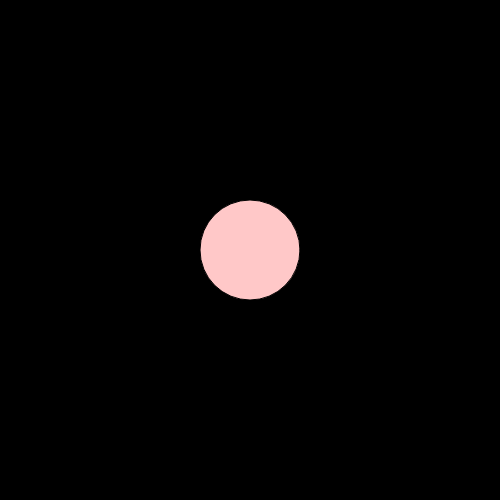
Frame 1 (no input)
Frame 60 (no input): identical to frame 1, image omitted
Frame 120 (the mouse pressed at the canvas centre since frame 60): identical to frame 1, image omitted

The p5.js sketch that drew this single still picture (run headless with seeded random() and noise() and a simulated clock; from frame 60 on, the mouse is pressed at the canvas centre):

// p5.js sketch
// ── sketch.js
function setup() {
    createCanvas(500, 500);
}

function draw() {
    background(0);
    drawCircle();
}

function drawCircle(){
    fill(255, 200, 200);
    circle(250, 250, 100);
}
